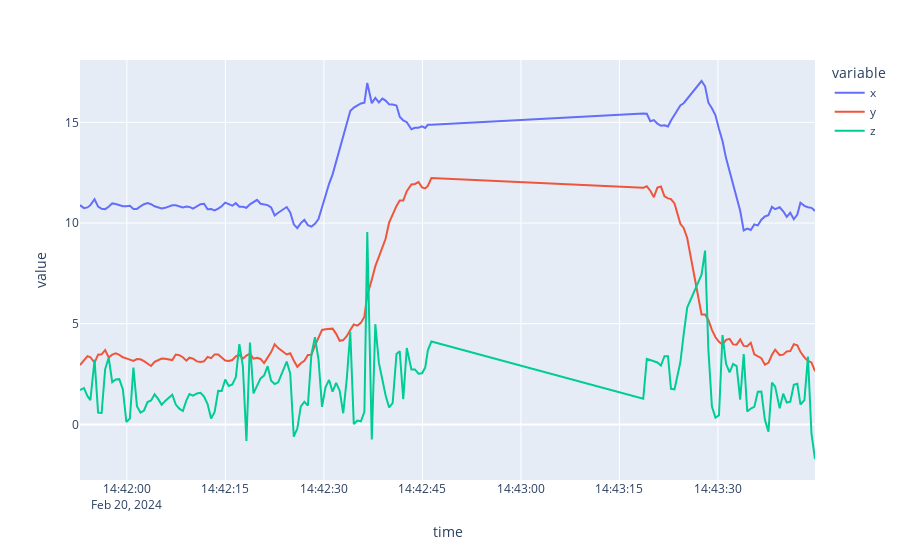

The code cell stored with this chart in its notebook:
### Markdown cell above
## X, Y, Z position over time

### Code cell
P.PositionDf.plot(x="time", y=['x','y','z'])

### Figure 1 — Plotly figure (JSON) as saved in the notebook; plotly's stock layout.template omitted (floating-point values rounded to 4 significant figures; data arrays with more than 128 entries replaced by an {"elided": "..."} marker saying what was removed)
{"data": [{"hovertemplate": "variable=x<br>time=%{x}<br>value=%{y}<extra></extra>", "legendgroup": "x", "line": {"color": "#636efa", "dash": "solid"}, "marker": {"symbol": "circle"}, "mode": "lines", "name": "x", "orientation": "v", "showlegend": true, "type": "scatter", "x": {"elided": "144 str values"}, "xaxis": "x", "y": {"elided": "144 float values"}, "yaxis": "y"}, {"hovertemplate": "variable=y<br>time=%{x}<br>value=%{y}<extra></extra>", "legendgroup": "y", "line": {"color": "#EF553B", "dash": "solid"}, "marker": {"symbol": "circle"}, "mode": "lines", "name": "y", "orientation": "v", "showlegend": true, "type": "scatter", "x": {"elided": "144 str values"}, "xaxis": "x", "y": {"elided": "144 float values"}, "yaxis": "y"}, {"hovertemplate": "variable=z<br>time=%{x}<br>value=%{y}<extra></extra>", "legendgroup": "z", "line": {"color": "#00cc96", "dash": "solid"}, "marker": {"symbol": "circle"}, "mode": "lines", "name": "z", "orientation": "v", "showlegend": true, "type": "scatter", "x": {"elided": "144 str values"}, "xaxis": "x", "y": {"elided": "144 float values"}, "yaxis": "y"}], "layout": {"legend": {"title": {"text": "variable"}, "tracegroupgap": 0}, "margin": {"t": 60}, "xaxis": {"anchor": "y", "domain": [0, 1], "title": {"text": "time"}}, "yaxis": {"anchor": "x", "domain": [0, 1], "title": {"text": "value"}}}}
